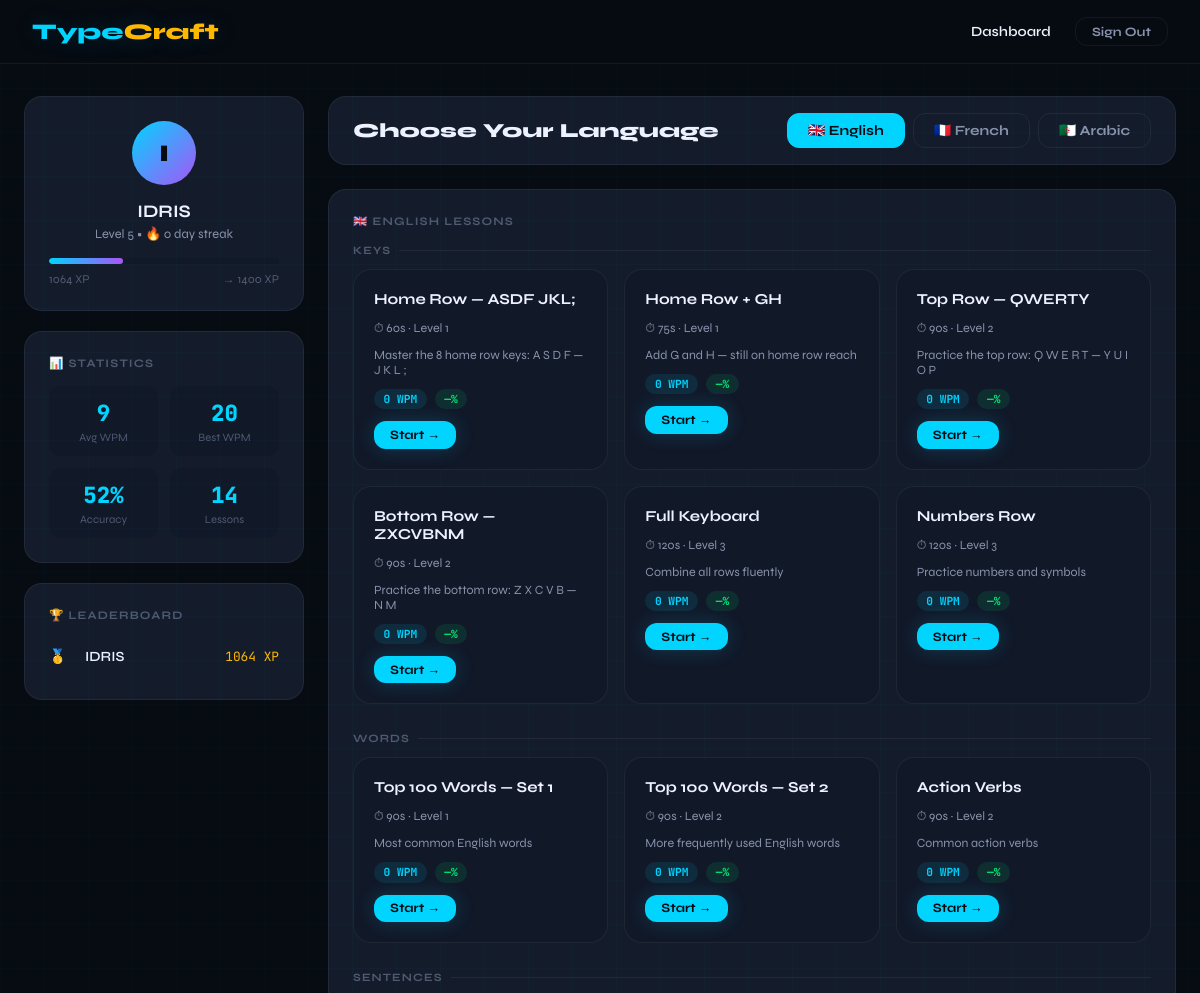
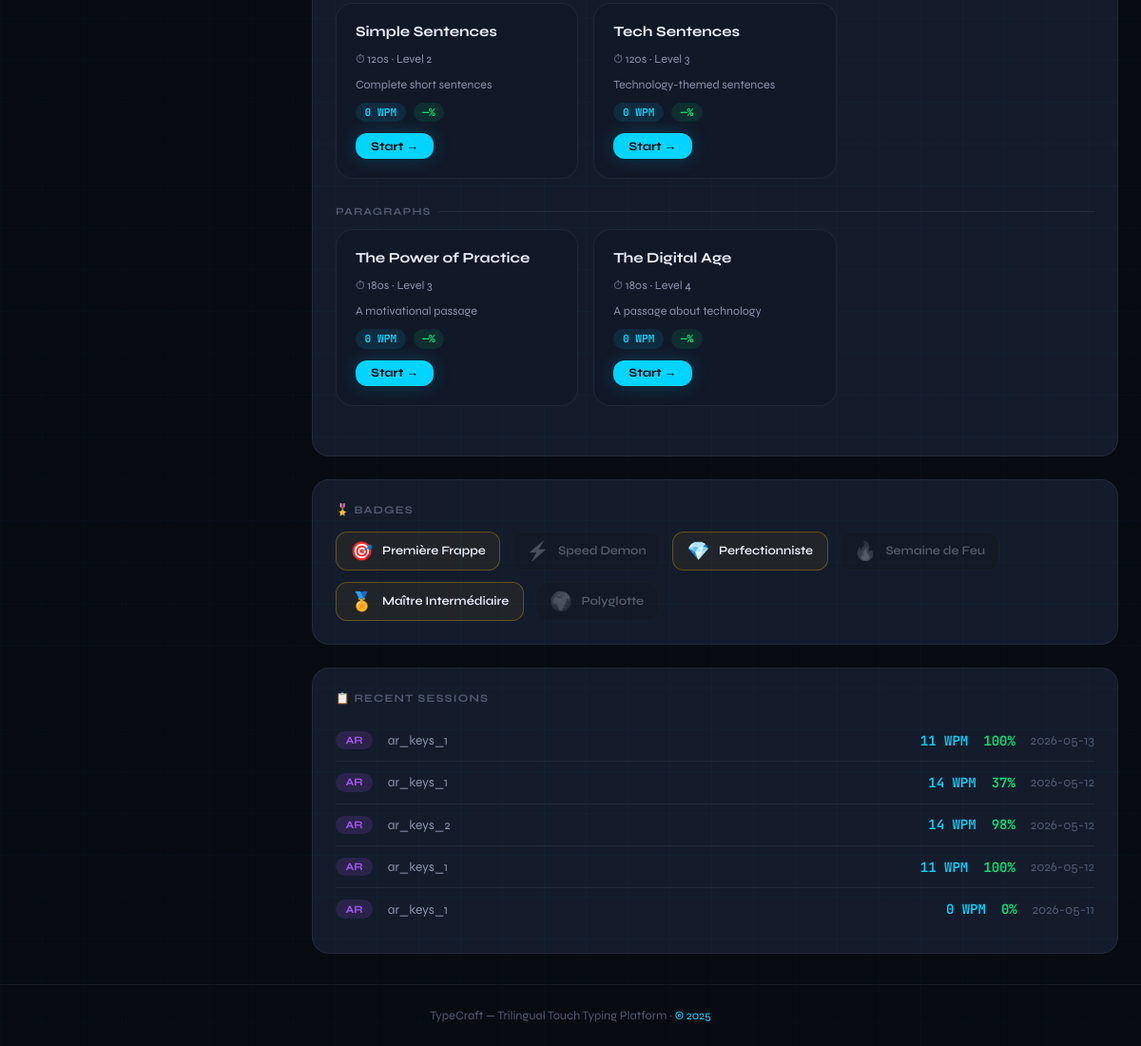
The app's page /dashboard (signed in) with its own data (2 pictures, top to bottom).
### tables this page shows
CREATE TABLE users (
            id          INTEGER PRIMARY KEY AUTOINCREMENT,
            username    TEXT    UNIQUE NOT NULL,
            email       TEXT    UNIQUE NOT NULL,
            password    TEXT    NOT NULL,
            xp          INTEGER DEFAULT 0,
            level       INTEGER DEFAULT 1,
            streak      INTEGER DEFAULT 0,
            last_active TEXT,
            badges      TEXT    DEFAULT '[]',
            created_at  TEXT    DEFAULT (datetime('now'))
        );

### app.py (the view)
@app.route("/dashboard")
@login_required
def dashboard():
    user    = get_user_by_id(session["user_id"])
    stats   = get_user_stats(session["user_id"])
    recent  = get_user_sessions(session["user_id"], limit=5)
    badges  = get_user_badges(session["user_id"])
    board   = get_leaderboard(10)
    thresholds = Config.LEVEL_THRESHOLDS
    current_lvl = user["level"]
    xp_current  = user["xp"]
    xp_for_next = thresholds[current_lvl] if current_lvl < len(thresholds) else thresholds[-1]
    xp_for_this = thresholds[current_lvl - 1]
    xp_progress = 0
    if xp_for_next > xp_for_this:
        xp_progress = int(((xp_current - xp_for_this) / (xp_for_next - xp_for_this)) * 100)
    all_badges   = Config.BADGES
    badge_list   = [{"key": k, **v, "earned": k in badges} for k, v in all_badges.items()]
    return render_template(
        "dashboard.html",
        user=user,
        stats=stats,
        recent=recent,
        badge_list=badge_list,
        board=board,
        xp_progress=xp_progress,
        xp_for_next=xp_for_next,
        lessons=LESSONS
    )

### app.py (called while the page is built)
def login_required(f):
    @wraps(f)
    def decorated(*args, **kwargs):
        if "user_id" not in session:
            flash("Veuillez vous connecter.", "warning")
            return redirect(url_for("login"))
        return f(*args, **kwargs)
    return decorated

### database.py (called while the page is built)
def get_db():
    conn = sqlite3.connect(Config.DATABASE)
    conn.row_factory = sqlite3.Row
    return conn

def get_user_by_id(user_id):
    conn = get_db()
    user = conn.execute(
        "SELECT * FROM users WHERE id = ?", (user_id,)
    ).fetchone()
    conn.close()
    return user

def get_user_badges(user_id):
    conn = get_db()
    row = conn.execute("SELECT badges FROM users WHERE id=?", (user_id,)).fetchone()
    conn.close()
    return json.loads(row["badges"]) if row else []

def get_user_sessions(user_id, limit=10):
    conn = get_db()
    rows = conn.execute("""
        SELECT * FROM sessions WHERE user_id=?
        ORDER BY created_at DESC LIMIT ?
    """, (user_id, limit)).fetchall()
    conn.close()
    return [dict(r) for r in rows]

def get_user_stats(user_id):
    conn = get_db()
    row = conn.execute("""
        SELECT
            COUNT(*)            AS total_sessions,
            SUM(completed)      AS completed_lessons,
            AVG(wpm)            AS avg_wpm,
            MAX(wpm)            AS max_wpm,
            AVG(accuracy)       AS avg_accuracy,
            SUM(duration)       AS total_time
        FROM sessions WHERE user_id=?
    """, (user_id,)).fetchone()
    conn.close()
    return dict(row) if row else {}

def get_leaderboard(limit=10):
    conn = get_db()
    rows = conn.execute("""
        SELECT username, xp, level,
               (SELECT MAX(wpm) FROM sessions s WHERE s.user_id = u.id) AS best_wpm
        FROM users u ORDER BY xp DESC LIMIT ?
    """, (limit,)).fetchall()
    conn.close()
    return [dict(r) for r in rows]

### templates/dashboard.html (shortened to what this page needs)
<!DOCTYPE html>
<html lang="en">
<head>
  <link rel="stylesheet" href="{{ url_for('static', filename='css/style.css') }}">
</head>
<body>
<nav class="navbar">
  <a href="{{ url_for('index') }}" class="navbar__logo">Type<span>Craft</span></a>
  <div class="navbar__nav">
    <a href="{{ url_for('dashboard') }}" class="navbar__link navbar__link--active">Dashboard</a>
    <a href="{{ url_for('logout') }}" class="btn btn--ghost btn--sm">Sign Out</a>
  </div>
</nav>
<div class="dashboard">
  <aside class="sidebar">
    <div class="card">
      <div class="profile-avatar">{{ user['username'][0].upper() }}</div>
      <div class="profile-name">{{ user['username'] }}</div>
      <div class="profile-level">Level {{ user['level'] }} • 🔥 {{ user['streak'] }} day streak</div>
      <div class="xp-bar">
        <div class="xp-bar__fill" data-target="{{ xp_progress }}" style="width:0%"></div>
      </div>
      <div class="xp-text">
        <span>{{ user['xp'] }} XP</span>
        <span>→ {{ xp_for_next }} XP</span>
      </div>
    </div>
    <div class="card">
      <div class="card__title">📊 Statistics</div>
      <div class="stats-grid">
        <div class="stat-pill">
          <div class="stat-pill__val">{{ (stats.avg_wpm or 0)|int }}</div>
          <div class="stat-pill__key">Avg WPM</div>
        </div>
        <div class="stat-pill">
          <div class="stat-pill__val">{{ (stats.max_wpm or 0)|int }}</div>
          <div class="stat-pill__key">Best WPM</div>
        </div>
        <div class="stat-pill">
          <div class="stat-pill__val">{{ (stats.avg_accuracy or 0)|int }}%</div>
          <div class="stat-pill__key">Accuracy</div>
        </div>
        <div class="stat-pill">
          <div class="stat-pill__val">{{ stats.completed_lessons or 0 }}</div>
          <div class="stat-pill__key">Lessons</div>
        </div>
      </div>
    </div>
    <div class="card">
      <div class="card__title">🏆 Leaderboard</div>
      {% for row in board %}
        <div class="leaderboard-row">
          <span class="lb-rank {% if loop.index == 1 %}gold{% elif loop.index == 2 %}silver{% elif loop.index == 3 %}bronze{% endif %}">
            {% if loop.index <= 3 %}{{ ['🥇','🥈','🥉'][loop.index-1] }}{% else %}{{ loop.index }}{% endif %}
          </span>
          <span class="lb-name">{{ row.username }}</span>
          <span class="lb-xp">{{ row.xp }} XP</span>
        </div>
      {% else %}
        <p style="color:var(--text-3);font-size:.85rem">No scores yet.</p>
      {% endfor %}
    </div>
  </aside>
  <main class="main-content">
    <div class="card" style="padding:1rem 1.5rem">
      <div style="display:flex;align-items:center;justify-content:space-between;flex-wrap:wrap;gap:1rem">
        <h2 style="font-weight:800;font-size:1.25rem">Choose Your Language</h2>
        <div class="lang-tabs">
          <button class="lang-tab" data-lang="en">🇬🇧 English</button>
          <button class="lang-tab" data-lang="fr">🇫🇷 French</button>
          <button class="lang-tab" data-lang="ar">🇩🇿 Arabic</button>
        </div>
      </div>
    </div>
    <div class="card lang-panel" data-lang="en">
      <div class="card__title">🇬🇧 English Lessons</div>
      {% for cat, cat_lessons in lessons.en.items() %}
        <div class="category-label">{{ cat }}</div>
        <div class="lessons-grid">
          {% for lesson in cat_lessons %}
            <div class="lesson-card">
              <div class="lesson-card__title">{{ lesson.title }}</div>
              <div class="lesson-card__meta">⏱ {{ lesson.duration }}s · Level {{ lesson.level }}</div>
              <div class="lesson-card__meta">{{ lesson.description }}</div>
              <div class="lesson-card__score">
                <span class="score-chip chip-wpm">0 WPM</span>
                <span class="score-chip chip-acc">—%</span>
              </div>
              <a href="{{ url_for('lesson', language='en', lesson_id=lesson.id) }}"
                 class="btn btn--primary btn--sm" style="align-self:flex-start">Start →</a>
            </div>
          {% endfor %}
        </div>
      {% endfor %}
    </div>
    <div class="card">
      <div class="card__title">🎖️ Badges</div>
      <div class="badges-grid">
        {% for badge in badge_list %}
          <div class="badge-item {% if badge.earned %}earned{% else %}locked-badge{% endif %}"
               title="{{ badge.desc }}">
            <span class="badge-icon">{{ badge.icon }}</span>
            <span class="badge-name">{{ badge.name }}</span>
          </div>
        {% endfor %}
      </div>
    </div>
    <div class="card">
      <div class="card__title">📋 Recent Sessions</div>
      {% if recent %}
        {% for s in recent %}
          <div class="session-row">
            <span class="session-lang">{{ s.language.upper() }}</span>
            <span style="flex:1;font-size:.85rem;color:var(--text-2)">{{ s.lesson_id }}</span>
            <span class="session-wpm">{{ s.wpm|int }} WPM</span>
            <span class="session-acc">{{ s.accuracy|int }}%</span>
            <span class="session-date">{{ s.created_at[:10] }}</span>
          </div>
        {% endfor %}
      {% else %}
        <p style="color:var(--text-3);font-size:.875rem">No sessions yet. Start a lesson!</p>
      {% endif %}
    </div>
  </main>
</div>
<footer>TypeCraft — Trilingual Touch Typing Platform · <span>© 2025</span></footer>
</body>
</html>

### records on screen
users: username "I", username "IDRIS", level "5", streak "0", xp "1064", index "🥇"

### other values on screen
{{ xp_for_next }} "1400"
{{ (stats.avg_wpm or 0)|int }} "9"
{{ (stats.max_wpm or 0)|int }} "20"
{{ (stats.avg_accuracy or 0)|int }} "52"
{{ stats.completed_lessons or 0 }} "14"
{{ cat }} "KEYS" "WORDS" "SENTENCES" "PARAGRAPHS"
{{ lesson.title }} "Home Row — ASDF JKL;" "Home Row + GH" "Top Row — QWERTY" "Bottom Row — ZXCVBNM" "Full Keyboard" "Numbers Row" "Top 100 Words — Set 1" "Top 100 Words — Set 2" "Action Verbs" "Simple Sentences" "Tech Sentences" "The Power of Practice" "The Digital Age"
{{ lesson.duration }} "60" "75" "90" "90" "120" "120" "90" "90" "90" "120" "120" "180" "180"
{{ lesson.level }} "1" "1" "2" "2" "3" "3" "1" "2" "2" "2" "3" "3" "4"
{{ lesson.description }} "Master the 8 home row keys: A S D F — J K L ;" "Add G and H — still on home row reach" "Practice the top row: Q W E R T — Y U I O P" "Practice the bottom row: Z X C V B — N M" "Combine all rows fluently" "Practice numbers and symbols" "Most common English words" "More frequently used English words" "Common action verbs" "Complete short sentences" "Technology-themed sentences" "A motivational passage" "A passage about technology"
{{ badge.icon }} "🎯" "⚡" "💎" "🔥" "🏅" "🌍"
{{ badge.name }} "Première Frappe" "Speed Demon" "Perfectionniste" "Semaine de Feu" "Maître Intermédiaire" "Polyglotte"
{{ s.language.upper() }} "AR"
{{ s.lesson_id }} "ar_keys_1"
{{ s.wpm|int }} "11"
